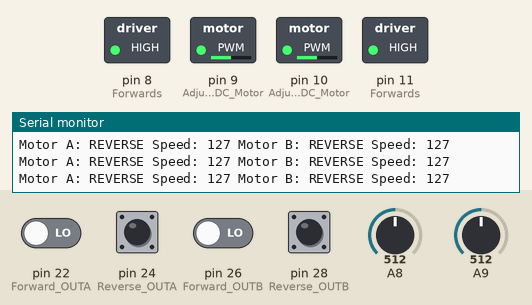
Bench run of a sketch on a simulated Arduino Mega 2560, built with avr-gcc and run on an emulated ATmega2560. On the bench: switched loads named in the sketch (green lamp = pin HIGH), the last lines printed to the serial monitor. The test bench sets the inputs (shaded band); at power-on: pin 24 (Reverse_OUTA), pin 28 (Reverse_OUTB) HIGH, pin 22 (Forward_OUTA), pin 26 (Forward_OUTB) LOW, A8 = 512, A9 = 512.

Above: at 1.2 s.
1.3 s: A8 set to 409
At 2.6 s:
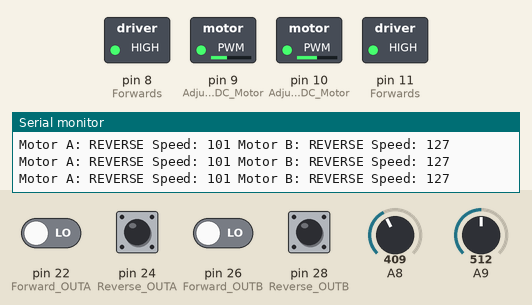
4.3 s: A8 set to 387
At 4.8 s:
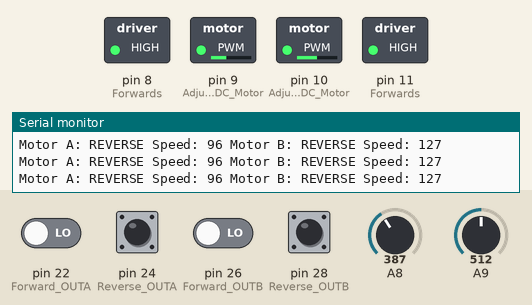
7.3 s: A9 set to 414
At 8.1 s:
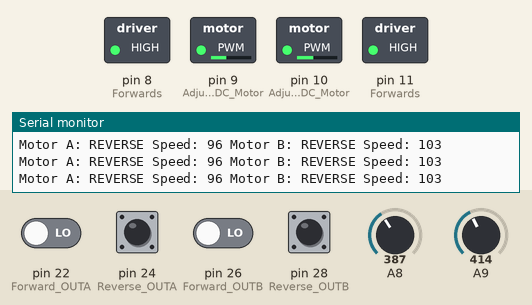
8.8 s: A9 set to 388
At 10.1 s:
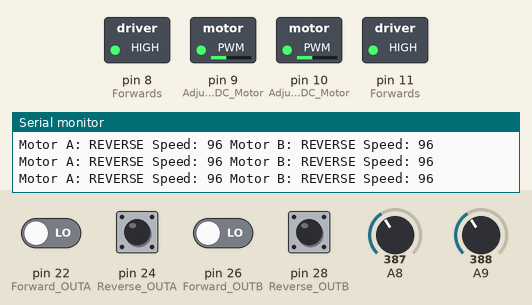
11.8 s: A9 set to 716
At 12.3 s:
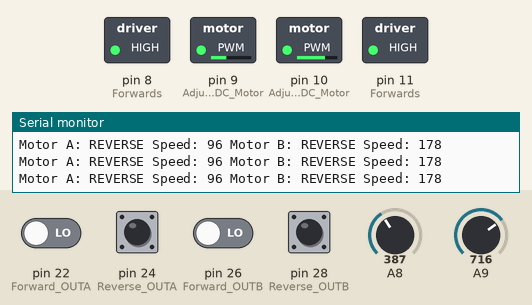
13.3 s: A8 set to 716
At 13.9 s:
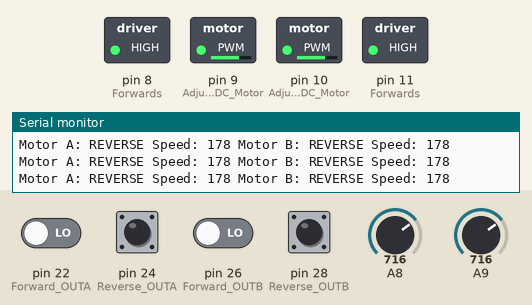
Timing chart, 0 to 15.8 s (numbered marks = the images above; inputs shaded):
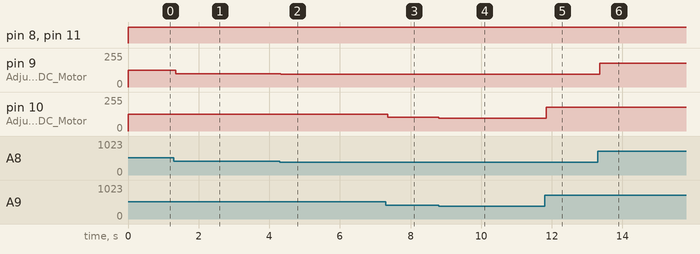

Measured:
- after the input at 1.3 s, pin 9 (Adjusts_speed_of_DC_Motor): 127/255 → 101/255 after 0.06 s
- after the input at 4.3 s, pin 9 (Adjusts_speed_of_DC_Motor): 101/255 → 96/255 at once
- after the input at 7.3 s, pin 10 (Adjusts_speed_of_DC_Motor): 127/255 → 103/255 after 0.05 s
- after the input at 8.8 s, pin 10 (Adjusts_speed_of_DC_Motor): 103/255 → 96/255 at once
- after the input at 11.8 s, pin 10 (Adjusts_speed_of_DC_Motor): 96/255 → 178/255 at once
- after the input at 13.3 s, pin 9 (Adjusts_speed_of_DC_Motor): 96/255 → 178/255 after 0.05 s

The sketch:

ConveyorBeltControl.ino
```cpp
/*
CONVEYOR BELT CONTROL
A COMPONENT FROM IOT ARTDESK (FACTORY) - (AVERAGE LEVEL)

This sketch was compiled and tested using ARDUINO MEGA 2560 and MOTOR DRIVER SHIELD (LB11847)
This sketch is about controlling the Conveyor Belt Prototyping Set using Four (4) Switches and Two (2) Potentiometers
The Four (4) Switches will act as INPUTS and are connected to (D22, D24, D26, D28)
The Two (2) Potentiometers will act as INPUTS and are connected to Analog Pins (A8-A9)
Digital Pins (D8-D11) will act as OUTPUTS for the MOTOR DRIVER SHIELD
DO NOT USE PINS (D2-D7) AND (A0-A5) FOR IT IS BEING USED BY THE MOTOR DRIVER SHIELD

Date Created: November 8, 2015
Created by: Harvey Oroceo, BSCpE
*/

// Variable that stores speed value
int speedA = 0;
int speedB = 0;

// Variable for telling us the current state of the Motor
String motorStateA = "FORWARD";
String motorStateB = "FORWARD";

// The Setup() function runs once when you press reset or power the board
void setup() {
  Serial.begin(9600);                 // Initialize Serial Communication (TX0/RX0) at 9600 bits per second
  // Set (D8-D11) as OUTPUT for the MOTOR SHIELD
  pinMode(8, OUTPUT);                 // Forwards/Reverses DC Motor or Bipolar Stepper Motor at OUTA
  pinMode(9, OUTPUT);                 // Adjusts speed of DC Motor or Bipolar Stepper Motor at OUTA
  pinMode(10, OUTPUT);                // Adjusts speed of DC Motor or Bipolar Stepper Motor at OUTB
  pinMode(11, OUTPUT);                // Forwards/Reverses DC Motor or Bipolar Stepper Motor at OUTB

  // Set (D22, D24, D26, D28) as INPUT for the Switches
  pinMode(22, INPUT);                 // Forward OUTA
  pinMode(24, INPUT);                 // Reverse OUTA
  pinMode(26, INPUT);                 // Forward OUTB
  pinMode(28, INPUT);                 // Reverse OUTB
}

// The Loop() function runs over and over again forever
void loop() {
  // Set Motor Speed
  speedA = map(analogRead(8), 0, 1023, 0, 255);         //Rationalize Analog Values (0-1080) to Motor Speed Values (0-255)
  speedB = map(analogRead(9), 0, 1023, 0, 255);         //Rationalize Analog Values (0-1080) to Motor Speed Values (0-255)
  analogWrite(9, speedA);                               // Set OUTA speed
  analogWrite(10, speedB);                              // Set OUTB speed

  // If D22 is pressed, OUTA will move forward
  if (digitalRead(22) == HIGH && digitalRead(24) == LOW){
    digitalWrite(8, LOW);                               // Forward OUTA
    motorStateA = "FORWARD";
  }
  // If D24 is pressed, OUTA will move backwards
  else if (digitalRead(22) == LOW && digitalRead(24) == HIGH){
    digitalWrite(8, HIGH);                              // Reverse OUTA
    motorStateA = "REVERSE";
  }

  // If D26 is pressed, OUTB will move forward
  if (digitalRead(26) == HIGH && digitalRead(28) == LOW){
    digitalWrite(11, LOW);                              // Forward OUTB
    motorStateB = "FORWARD";
  }
  // If D28 is pressed, OUTB will move backwards
  else if (digitalRead(26) == LOW && digitalRead(28) == HIGH){
    digitalWrite(11, HIGH);                             // Reverse OUTB
    motorStateB = "REVERSE";
  }
  // Display Motor Status
  Serial.println("Motor A: " + motorStateA + " Speed: " + speedA + " Motor B: " + motorStateB + " Speed: " + speedB);
}
```
